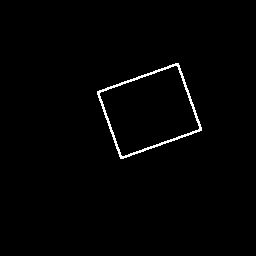
%> input picture Matlab files/test/hough2.jpg, 256 x 256 px
$ octave hough_show.m   (GNU Octave 9; MATLAB toolbox functions it lacks are replaced by stand-ins)
%> lines starting %> are read from the running program, lines starting %| are printed output that depends on the picture
%> further down, im is the input picture: size 256x256 uint8; min 0, max 255, mean 3.2
### Matlab files/line_hough2.m
function imh = line_hough2(im)
% hough transform
% Feng Jiang CS390S demo
[ro,co] = size(im);
%> ro = 256; co = 256
[a,b,v] = find(im>0);
%> a = 2067 values from 57 to 160; b = 2067 values from 97 to 208; v = 2067 logical values, 2067 true
rho_mx = ceil(sqrt(ro^2+co^2));
%> rho_mx = 363
%theta = -90:90;
nim = zeros(ro,co);
imh = zeros(rho_mx*2+1,181);

for i=1:length(a)
    for theta = -90:90
       r = a(i)*cos(theta/180*pi)+b(i)*sin(theta/180*pi);
       r = floor(r);
       r = r+rho_mx+1;
       imh(r,theta+90+1) = imh(r,theta+90+1)+1;
    end;
end;
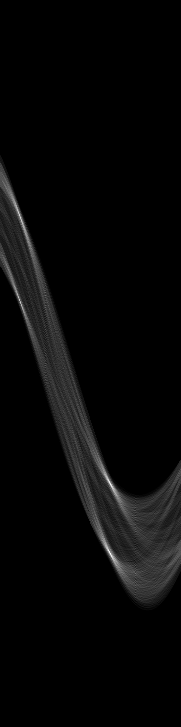
%> imh: size 727x181 double; min 0, max 96, mean 2.8; drawn with min black and max white


### Matlab files/hough_show.m
%demo for line detection using Hough transform
clear all;
close all;
%   im = imread('./test/hough.gif');
im = imread('./test/hough2.jpg');
im = double(im);
% T = 15;
eim=im;
% eim = edge(im,'sobel',T);
%  eim = bwmorph(eim,'clean'); %using binary morphology to clean the independent dots

%   [eim_h,nim] = line_hough2(eim);
eim_h = line_hough2(eim);

figure,subplot(2,1,1),image(im);
colormap(gray(256));
title('Original Image');
axis image;
axis off;

subplot(2,1,2),imagesc(eim_h);
colormap(gray(256));
title('After Hough Transform');
axis image;
axis off;
figure,image(eim_h)
%> after `image(eim_h)`:
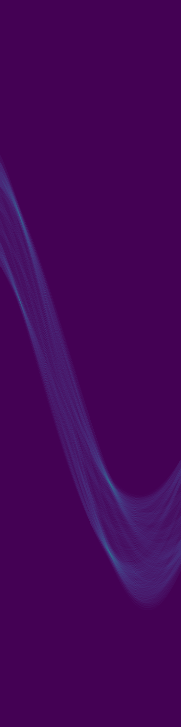
%> displayed picture: size 727x181x3, on the screen's scale of 0 to 255; mean R, G, B 68.5, 4.8, 87.6
